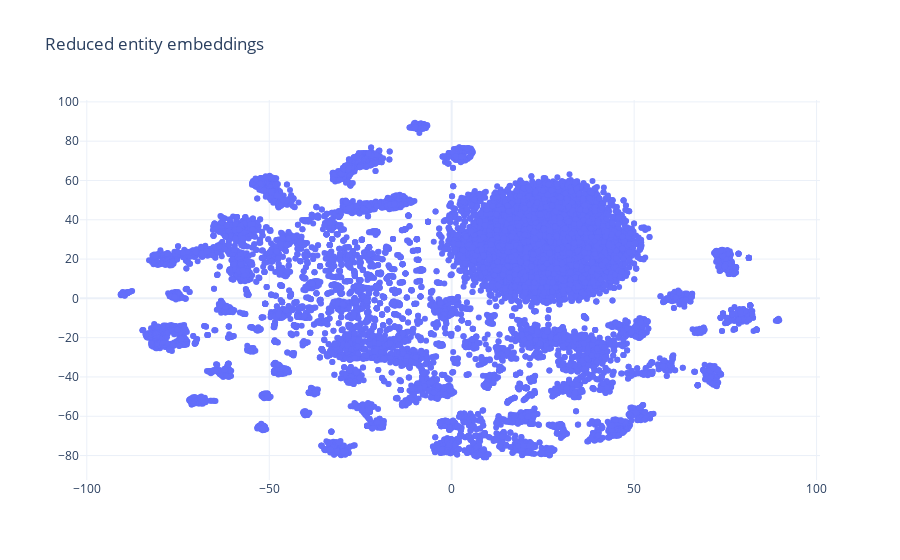

The code cell stored with this chart in its notebook:
### Code cell
import plotly.graph_objects as go

x = []
y = []
z = []
for idx, entity in enumerate(entities):
    emb = reduced_embeddings[idx]
    x.append(emb[0])
    y.append(emb[1])
    #entity_qid = entity.split('/')[-1]
    #z.append(get_name_of_props([entity_qid]))
    z.append(entity)
fig = go.Figure(data=go.Scatter(x=x,
                                y=y,
                                mode='markers',
                                text=z)) # hover text goes here

fig.update_layout(title='Reduced entity embeddings')
fig.show()

### Figure 1 — Plotly figure (JSON) as saved in the notebook; plotly's stock layout.template omitted (floating-point values rounded to 4 significant figures; data arrays with more than 128 entries replaced by an {"elided": "..."} marker saying what was removed)
{"data": [{"mode": "markers", "text": {"elided": "14044 str values"}, "type": "scatter", "x": {"elided": "14044 float values"}, "y": {"elided": "14044 float values"}}], "layout": {"autosize": true, "title": {"text": "Reduced entity embeddings"}, "xaxis": {"autorange": true, "range": [-101.4, 100.4], "type": "linear"}, "yaxis": {"autorange": true, "range": [-94.91, 103.4], "type": "linear"}}}
